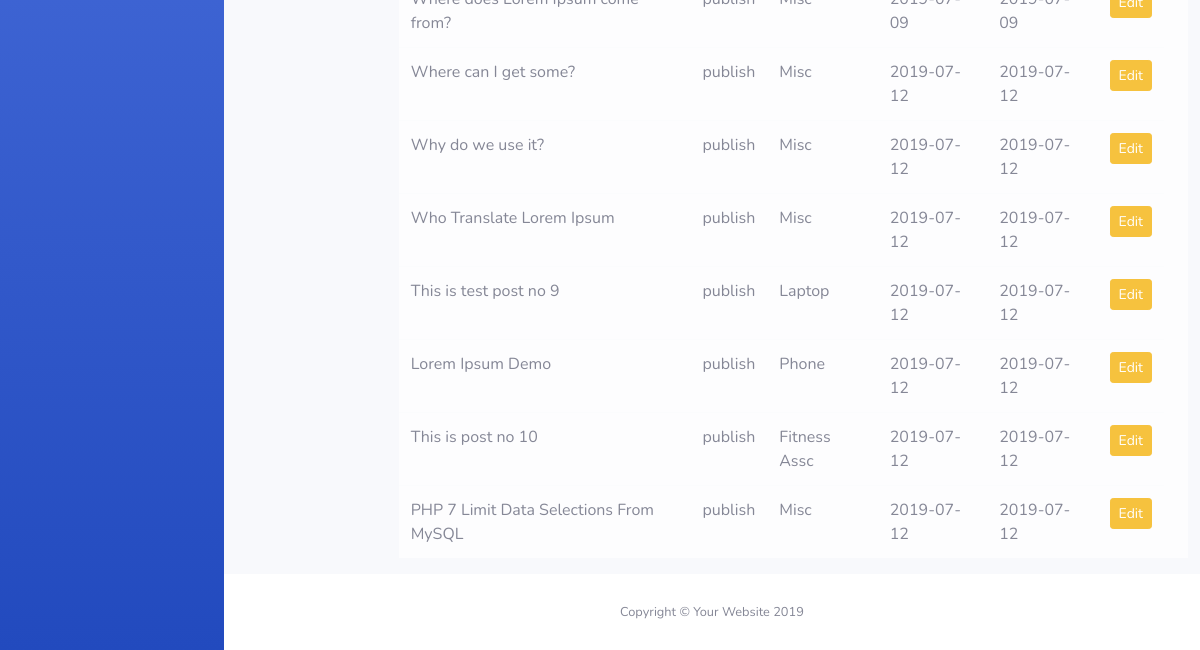
The page /admin/all-posts.php (signed in, lower part) on the database as committed earlier.
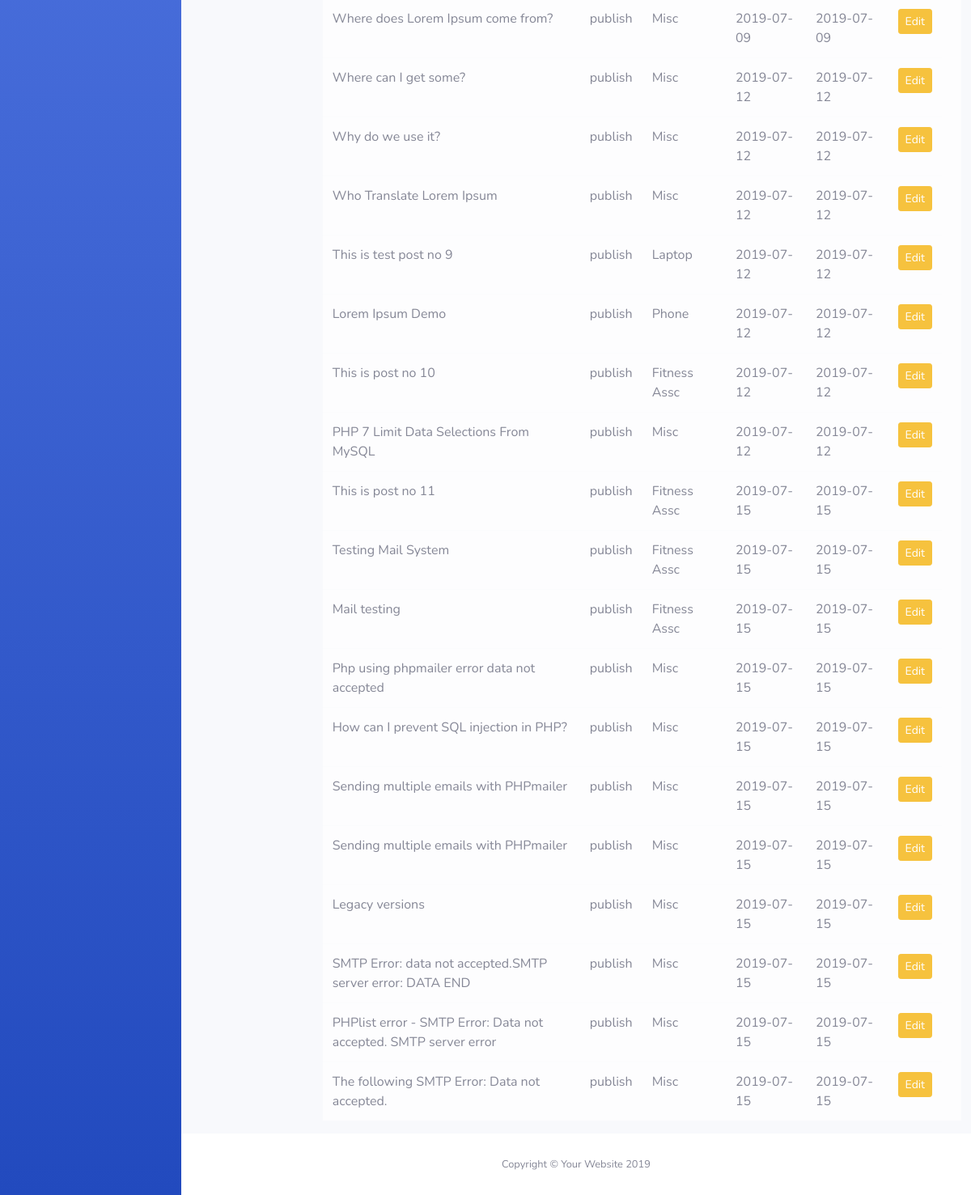
The same page on the database as committed later.
### tables this page shows
CREATE TABLE `posts` (
  `id` int(11) NOT NULL,
  `title` varchar(255) NOT NULL,
  `slug` varchar(255) NOT NULL,
  `content` longtext NOT NULL,
  `status` varchar(255) NOT NULL,
  `category_id` int(11) NOT NULL,
  `created_at` date NOT NULL DEFAULT current_timestamp(),
  `updated_at` date NOT NULL DEFAULT current_timestamp()
);

CREATE TABLE `categories` (
  `id` int(11) NOT NULL,
  `name` varchar(255) NOT NULL,
  `slug` varchar(255) NOT NULL
);

### admin/db/DB.php (called while the page is built, shortened)
<?php
class DB
{
    protected $dbh;
    public function __construct()
    {
        $this->dbh = new PDO('mysql:host=' . DB_HOST . ';dbname=' . DB_NAME, DB_USER, DB_PASS);
    }
    public function findData(string $table)
    {
        $query = "SELECT * FROM $table";
        $stmt = $this->dbh->prepare($query);
        $stmt->execute();
        $result = $stmt->fetchAll(PDO::FETCH_ASSOC);
        if (count($result) > 0) {
            return $result;
        }
        return "No Data Found";
    }
    public function getCatName($postid)
    {
        $q = "SELECT categories.name,categories.slug FROM posts INNER JOIN categories ON posts.category_id=categories.id WHERE posts.id=" . $postid;
        $stmt = $this->dbh->prepare($q);
        $stmt->execute();
        $result = $stmt->fetchAll(PDO::FETCH_ASSOC);
        foreach ($result as $cat_name) {
            $category = ['name' => $cat_name['name'], 'slug' => $cat_name['slug']];
            return $category;
        }
        return false;
    }
}

### admin/all-posts.php (the view, shortened to what this page needs)
<?php
require_once 'db/DB.php';
$db = new DB();
?>
<?php include 'inc/header.php' ?>
<div id="wrapper">
    <?php include 'inc/sidebar.php'; ?>
    <div id="content-wrapper" class="d-flex flex-column">
        <div id="content">
            <div class='oop-box'>
                <div class='col-10 offset-2'>
                    <table class="table table-light">
                        <?php
                        foreach ($db->findData('posts') as $value) {
                            $cat = $db->getCatName($value['id']);
                            echo "<tr>
                                    <td>{$value['title']}</td>
                                    <td>{$value['status']}</td>
                                    <td>{$cat['name']}</td>
                                    <td>{$value['created_at']}</td>
                                    <td>{$value['updated_at']}</td>
                                    <td><a class='btn btn-warning btn-sm' href='edit-post.php?id={$value['id']}'>Edit</a></td>
                                </tr>";
                        }
                        ?>
                    </table>
                </div>
            </div>
            <?php include 'inc/copyright.php'; ?>
        </div>
    </div>
    <?php include 'inc/footer.php'; ?>

Rows that differ between the two databases and show on the page:
now on this page (row unchanged): posts: title "Where does Lorem Ipsum come from?", status "publish", category.name "Misc", created_at "2019-07-09", updated_at "2019-07-09"
added posts: title "This is post no 11", status "publish", category.name "Fitness Assc", created_at "2019-07-15", updated_at "2019-07-15"
added posts: title "Testing Mail System", status "publish", category.name "Fitness Assc", created_at "2019-07-15", updated_at "2019-07-15"
added posts: title "Mail testing", status "publish", category.name "Fitness Assc", created_at "2019-07-15", updated_at "2019-07-15"
added posts: title "Php using phpmailer error data not accepted", status "publish", category.name "Misc", created_at "2019-07-15", updated_at "2019-07-15"
added posts: title "How can I prevent SQL injection in PHP?", status "publish", category.name "Misc", created_at "2019-07-15", updated_at "2019-07-15"
added posts: title "Sending multiple emails with PHPmailer", status "publish", category.name "Misc", created_at "2019-07-15", updated_at "2019-07-15"
added posts: title "Sending multiple emails with PHPmailer", status "publish", category.name "Misc", created_at "2019-07-15", updated_at "2019-07-15"
added posts: title "Legacy versions", status "publish", category.name "Misc", created_at "2019-07-15", updated_at "2019-07-15"
added posts: title "SMTP Error: data not accepted.SMTP server error: DATA END", status "publish", category.name "Misc", created_at "2019-07-15", updated_at "2019-07-15"
added posts: title "PHPlist error - SMTP Error: Data not accepted. SMTP server error", status "publish", category.name "Misc", created_at "2019-07-15", updated_at "2019-07-15"
added posts: title "The following SMTP Error: Data not accepted.", status "publish", category.name "Misc", created_at "2019-07-15", updated_at "2019-07-15"
